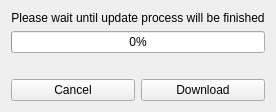
<?xml version="1.0" encoding="UTF-8"?>
<ui version="4.0">
 <class>widgetDownload</class>
 <widget class="QWidget" name="widgetDownload">
  <property name="geometry">
   <rect>
    <x>0</x>
    <y>0</y>
    <width>246</width>
    <height>110</height>
   </rect>
  </property>
  <property name="windowTitle">
   <string>Update pyEMG</string>
  </property>
  <layout class="QVBoxLayout" name="verticalLayout">
   <item>
    <layout class="QVBoxLayout" name="verticalLayout_2">
     <item>
      <widget class="QLabel" name="label">
       <property name="sizePolicy">
        <sizepolicy hsizetype="Fixed" vsizetype="Fixed">
         <horstretch>0</horstretch>
         <verstretch>0</verstretch>
        </sizepolicy>
       </property>
       <property name="maximumSize">
        <size>
         <width>400</width>
         <height>30</height>
        </size>
       </property>
       <property name="text">
        <string>Please wait until update process will be finished</string>
       </property>
       <property name="alignment">
        <set>Qt::AlignCenter</set>
       </property>
      </widget>
     </item>
     <item>
      <widget class="QProgressBar" name="progressBar">
       <property name="enabled">
        <bool>true</bool>
       </property>
       <property name="value">
        <number>0</number>
       </property>
       <property name="alignment">
        <set>Qt::AlignCenter</set>
       </property>
       <property name="textVisible">
        <bool>true</bool>
       </property>
       <property name="orientation">
        <enum>Qt::Horizontal</enum>
       </property>
       <property name="invertedAppearance">
        <bool>false</bool>
       </property>
      </widget>
     </item>
     <item>
      <widget class="QLabel" name="labelStatus">
       <property name="text">
        <string/>
       </property>
       <property name="alignment">
        <set>Qt::AlignCenter</set>
       </property>
      </widget>
     </item>
     <item>
      <layout class="QHBoxLayout" name="horizontalLayout">
       <item>
        <widget class="QPushButton" name="btnCancel">
         <property name="text">
          <string>Cancel</string>
         </property>
        </widget>
       </item>
       <item>
        <widget class="QPushButton" name="btnDownload">
         <property name="text">
          <string>Download</string>
         </property>
        </widget>
       </item>
      </layout>
     </item>
    </layout>
   </item>
  </layout>
 </widget>
 <resources/>
 <connections/>
</ui>
